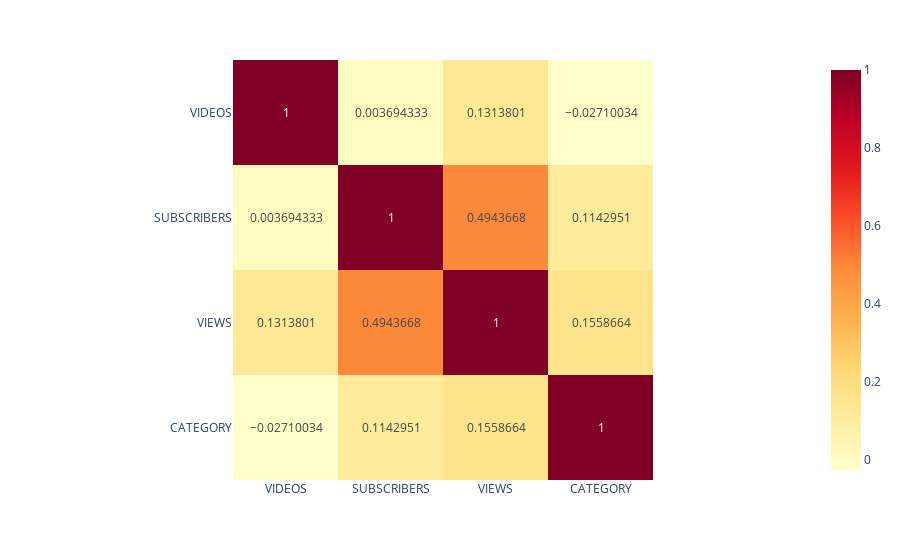

The code cell stored with this chart in its notebook:
### Code cell
fig = px.imshow(numeric_features.join(encoded_categories).corr(), text_auto=True, color_continuous_scale="ylorrd")
fig.show()

### Figure 1 — Plotly figure (JSON) as saved in the notebook; plotly's stock layout.template omitted (floating-point values rounded to 4 significant figures)
{"data": [{"coloraxis": "coloraxis", "hovertemplate": "x: %{x}<br>y: %{y}<br>color: %{z}<extra></extra>", "name": "0", "texttemplate": "%{z}", "type": "heatmap", "x": ["VIDEOS", "SUBSCRIBERS", "VIEWS", "CATEGORY"], "xaxis": "x", "y": ["VIDEOS", "SUBSCRIBERS", "VIEWS", "CATEGORY"], "yaxis": "y", "z": [[1, 0.003694, 0.1314, -0.0271], [0.003694, 1, 0.4944, 0.1143], [0.1314, 0.4944, 1, 0.1559], [-0.0271, 0.1143, 0.1559, 1]]}], "layout": {"coloraxis": {"colorscale": [[0, "rgb(255,255,204)"], [0.125, "rgb(255,237,160)"], [0.25, "rgb(254,217,118)"], [0.375, "rgb(254,178,76)"], [0.5, "rgb(253,141,60)"], [0.625, "rgb(252,78,42)"], [0.75, "rgb(227,26,28)"], [0.875, "rgb(189,0,38)"], [1, "rgb(128,0,38)"]]}, "margin": {"t": 60}, "xaxis": {"anchor": "y", "constrain": "domain", "domain": [0, 1], "scaleanchor": "y"}, "yaxis": {"anchor": "x", "autorange": "reversed", "constrain": "domain", "domain": [0, 1]}}}
